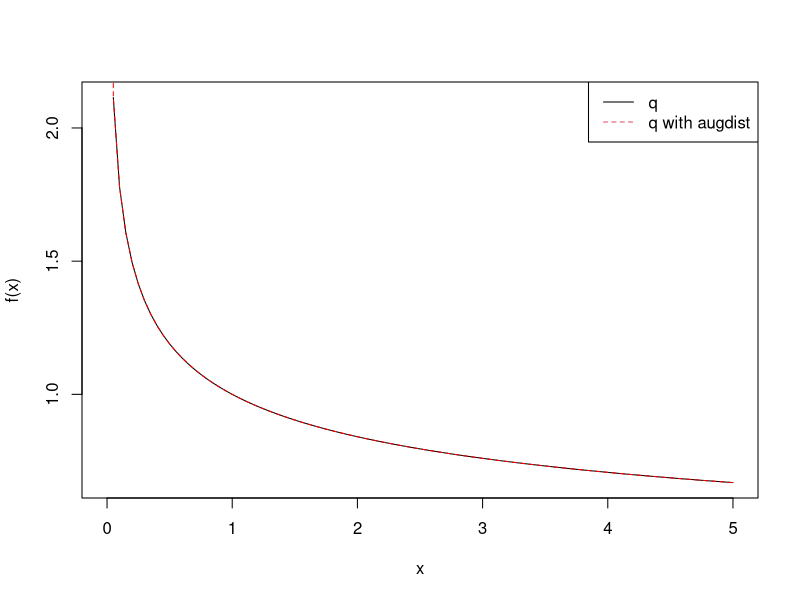
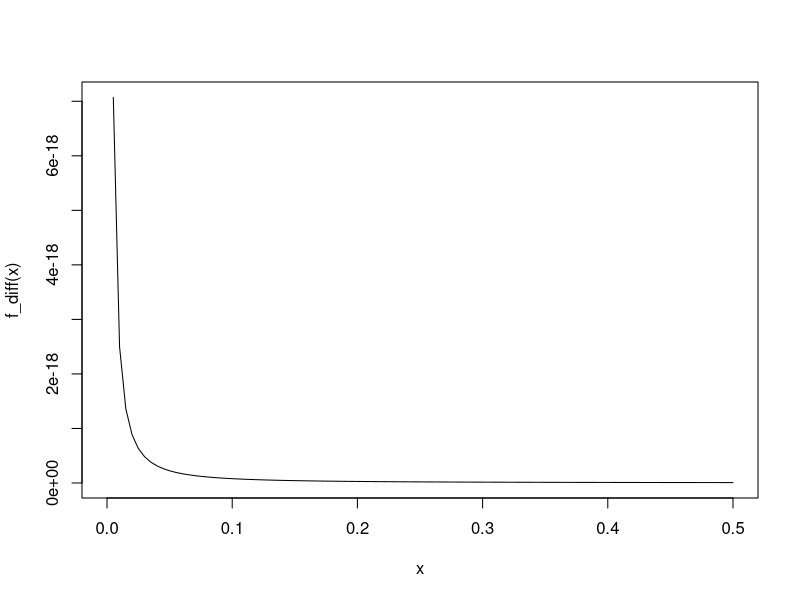

Write the R code that produced these figures, in order.
f = function(x){
  1 / (x^(1/4))
}

f_augdist = function(x){
  b = 1e-10
  1 / ((x^(1/2) + b)^(1/2))
}

curve(f, from = 0, to = 5)
curve(f_augdist, add = TRUE, col = "red", lty = 2)
legend("topright", legend = c("q", "q with augdist"), 
       col = c(1, 2), lty = c(1, 2))   

f_diff = function(x){
  b = 1e-10
  (1 / (x^(1/4)) - 1 / ((x^(1/2) + b)^(1/2)))^2
}
curve(f_diff, from = 0, to = 0.5)
